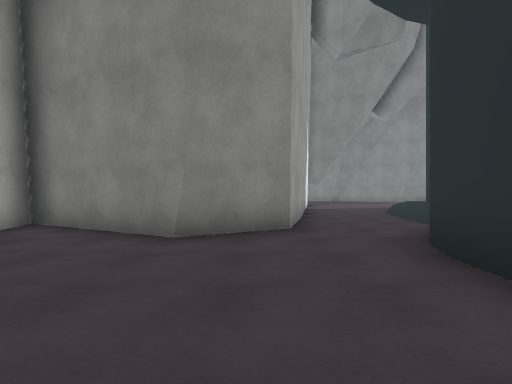
[1] (above)

22 first-person views from a walk through a scene from a Unity 3-D project. The camera is 1.3 m above the floor, looks level and sees 85° across. The floor is counted in squares, 2 m on a side. Each view is taken from the middle of a square. On the plan, view 1 faces up. The plan holds only what a view shows up to about 9 squares ahead; the rest is blank. The place goes on beyond the plan. The player is left out. Some surface patterns are stand-ins.

[2]
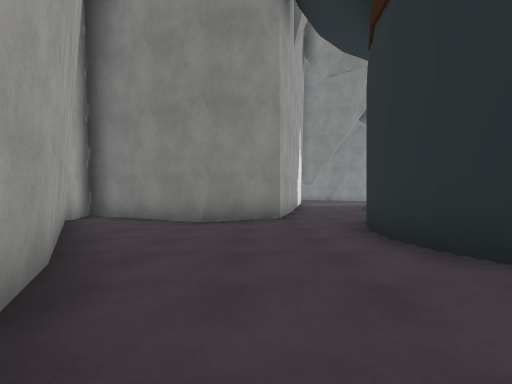

[3]
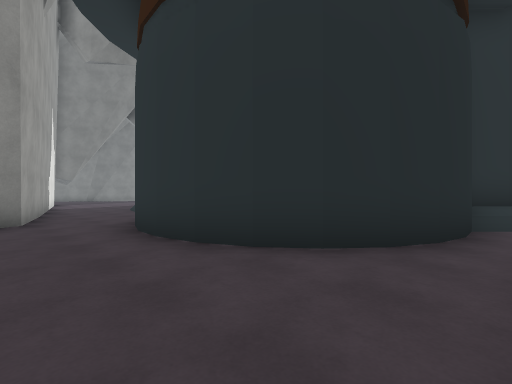

[4]
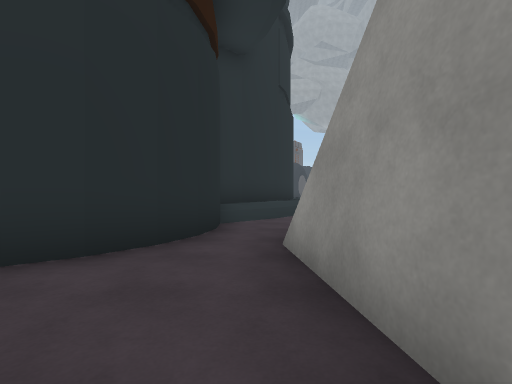

[5]
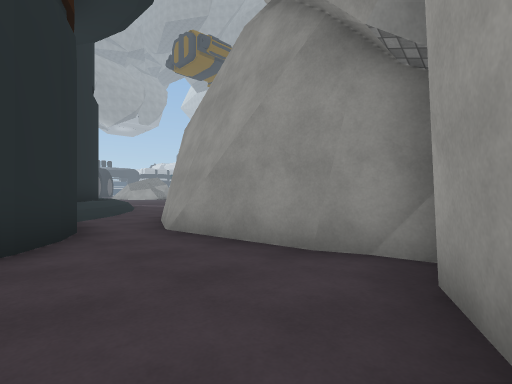

[6]
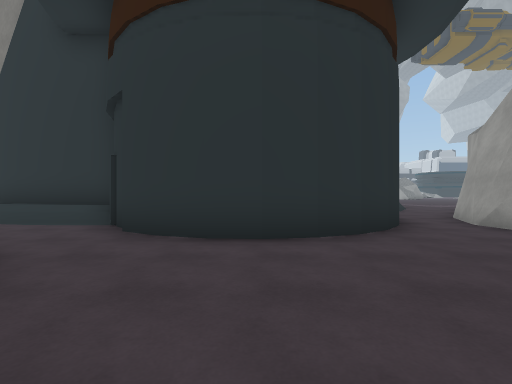

[7]
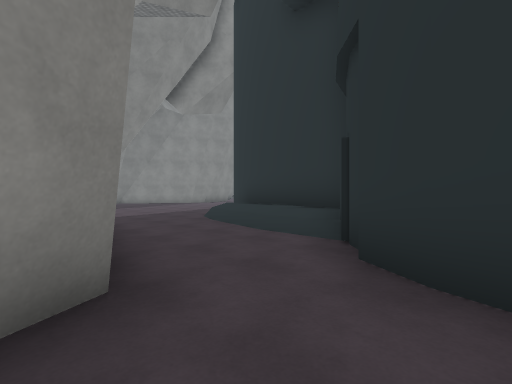

[8]
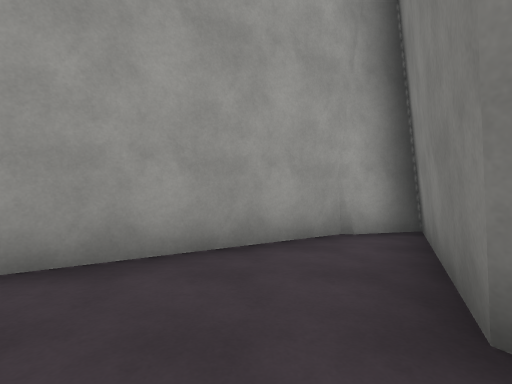

[9]
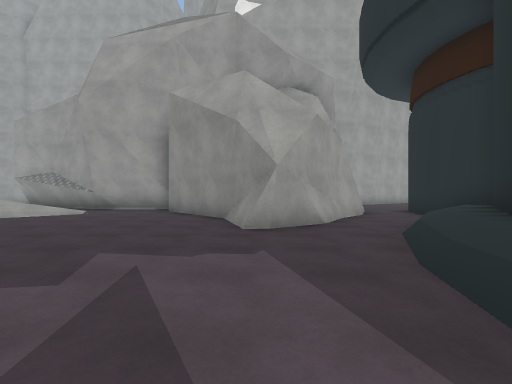

[10]
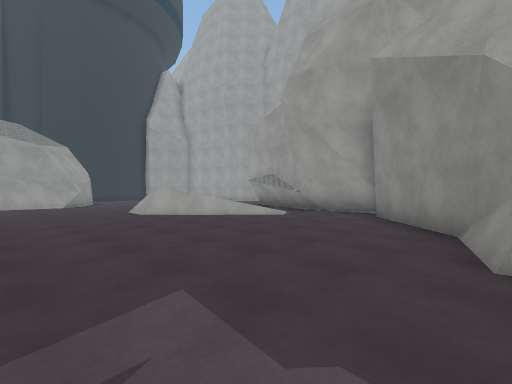

[11]
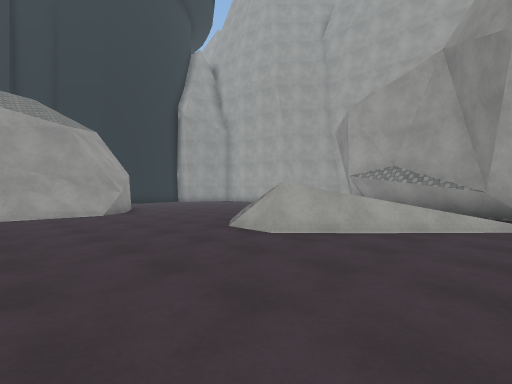

[12]
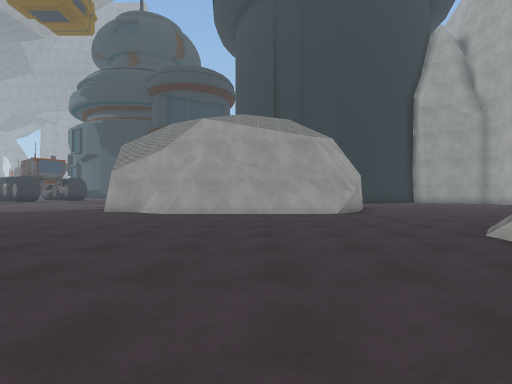

[13]
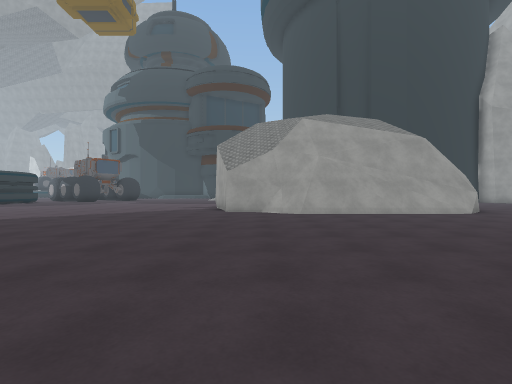

[14]
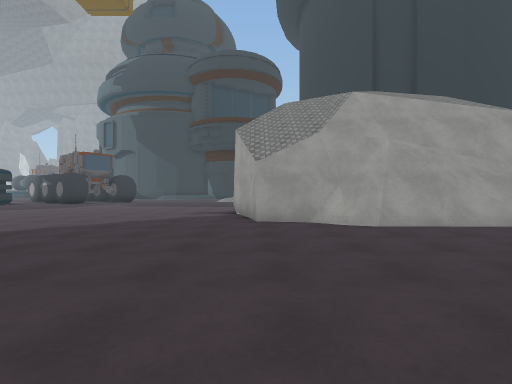

[15]
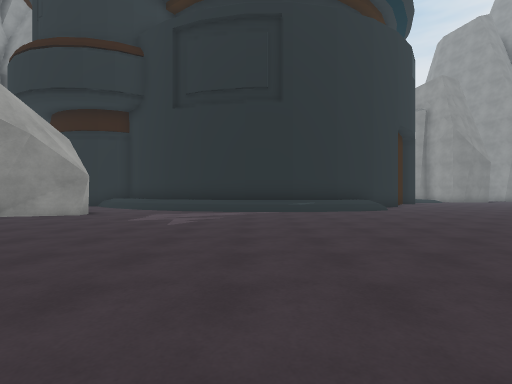

[16]
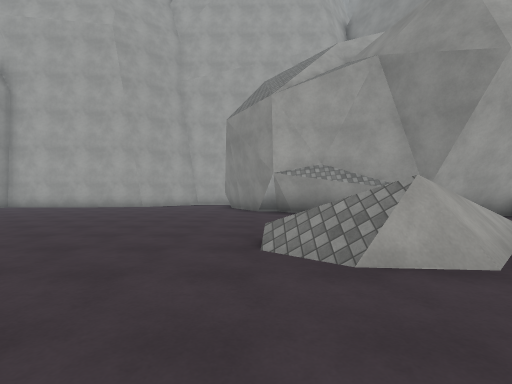

[17]
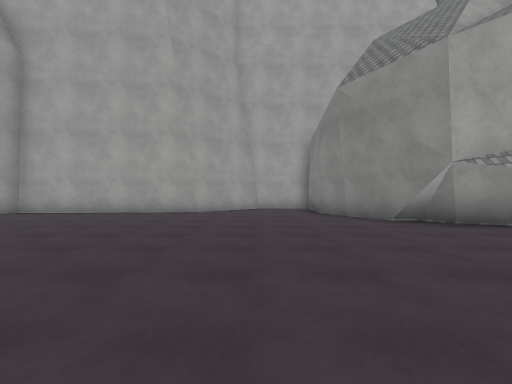

[18]
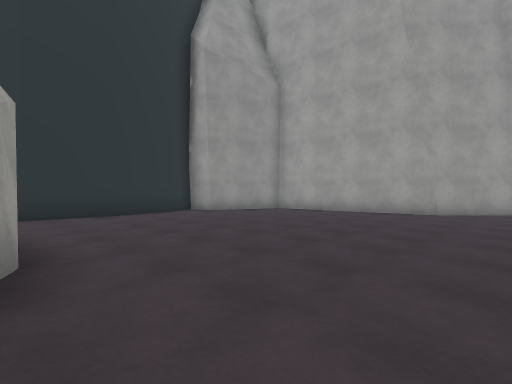

[19]
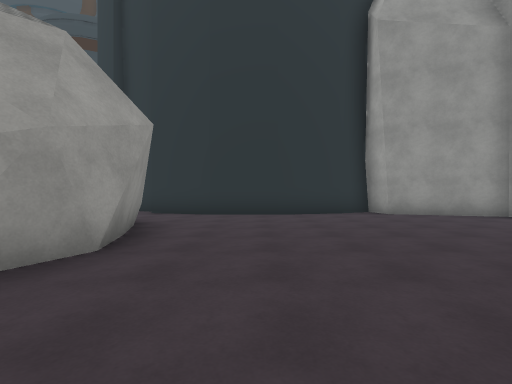

[20]
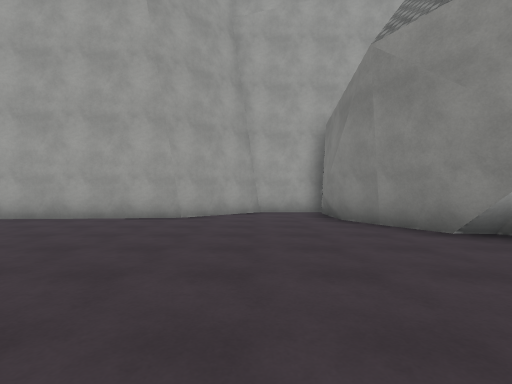

[21]
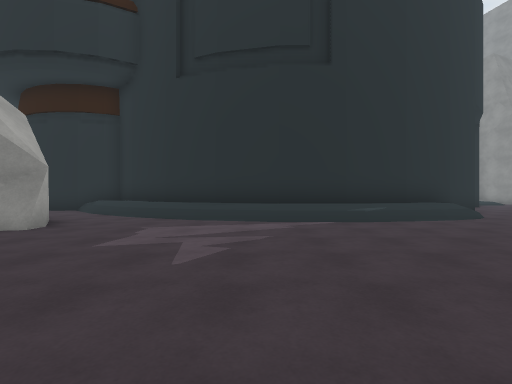

[22]
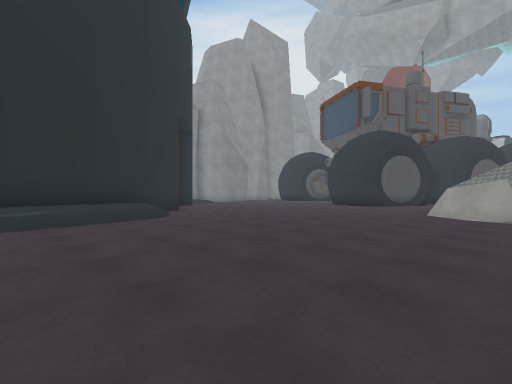

### Floor plan
Key: @ floor where view 1 was taken; # wall or solid block; . main floor; : floor 0.75 m higher than the main floor; / step, stairs or slope; = window, fence, low wall or low ledge; ^ raised ledge; v drop or lower ground.
Columns run from 5 left of view 1 to 22 right of it. Each row starts with its distance up from view 1.
  9       #..//#
  8       #../#
  7       #../#
  6 ##   ##../#
  5 ######...#v
  4  #..#...#
  3  #.....#
  2  ##....#
  1   ##...#
  0    #.@..#
 -1    ##....####v
 -2     #......./##       ###
 -3     #######../:##^^^^##..
 -4           ##..///:::://...
 -5            ##....////......
 -6            ###..............
 -7           ##................
 -8          ##.................
 -9         ##..................
-10         #..................=
-11         #./................=
-12        ## //..........
-13        #.  =/..........
-14       ##    =...........
-15       ##.   /............
-16     ###....//.............
-17  ####......................
-18  #..........................
-19  #..........................
-20  ##..........########.......
-21   ##........##      ##......
-22    #........#        #......
-23    #........#        #......
-24    #........##
-25    #.........#
-26    #..........
-27    ####..####.
-28       ####  ##

Where each view was taken, in squares from view 1:
view 1: 0 up, 0 right, facing up
view 2: 2 down, 0 right, facing up
view 3: 2 down, 0 right, facing up-right
view 4: 2 down, 0 right, facing right
view 5: 0 up, 1 left, facing down-right
view 6: 2 up, 2 left, facing right
view 7: 3 up, 0 right, facing up-right
view 8: 3 up, 0 right, facing left
view 9: 6 down, 13 right, facing left
view 10: 6 down, 11 right, facing down-left
view 11: 11 down, 11 right, facing down-left
view 12: 11 down, 11 right, facing down
view 13: 11 down, 15 right, facing down
view 14: 14 down, 16 right, facing down
view 15: 14 down, 13 right, facing up
view 16: 16 down, 10 right, facing left
view 17: 19 down, 7 right, facing left
view 18: 19 down, 7 right, facing down-left
view 19: 19 down, 5 right, facing down
view 20: 19 down, 5 right, facing left
view 21: 11 down, 12 right, facing up
view 22: 11 down, 14 right, facing up-right
